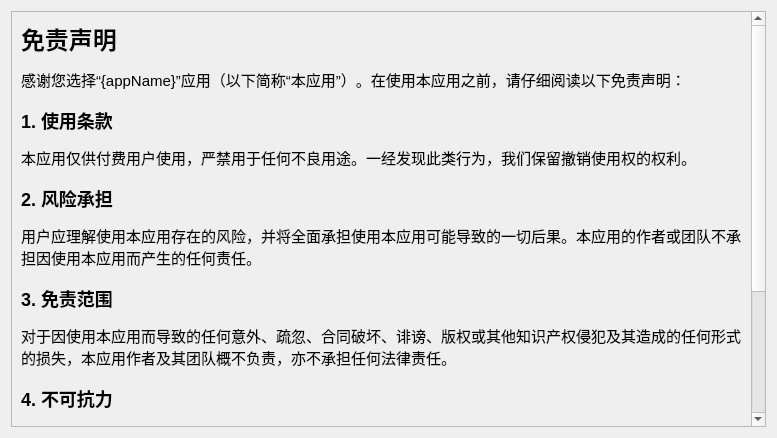
<?xml version="1.0" encoding="UTF-8"?>
<ui version="4.0">
 <class>DisclaimView</class>
 <widget class="QWidget" name="DisclaimView">
  <property name="geometry">
   <rect>
    <x>0</x>
    <y>0</y>
    <width>777</width>
    <height>438</height>
   </rect>
  </property>
  <property name="windowTitle">
   <string>关于软件-免责声明</string>
  </property>
  <layout class="QHBoxLayout" name="horizontalLayout">
   <item>
    <widget class="QScrollArea" name="scrollArea">
     <property name="widgetResizable">
      <bool>true</bool>
     </property>
     <widget class="QWidget" name="scrollAreaWidgetContents">
      <property name="geometry">
       <rect>
        <x>0</x>
        <y>0</y>
        <width>740</width>
        <height>548</height>
       </rect>
      </property>
      <layout class="QVBoxLayout" name="verticalLayout">
       <item>
        <widget class="QLabel" name="label">
         <property name="text">
          <string>&lt;html&gt;&lt;head&gt;&lt;title&gt;烤红薯 App 免责声明&lt;/title&gt;&lt;/head&gt;&lt;body&gt;&lt;h1 style=&quot; margin-top:18px; margin-bottom:12px; margin-left:0px; margin-right:0px; -qt-block-indent:0; text-indent:0px;&quot;&gt;&lt;span style=&quot; font-size:11pt; font-weight:700;&quot;&gt;免责声明&lt;/span&gt;&lt;/h1&gt;&lt;p&gt;&lt;span style=&quot; font-size:11pt;&quot;&gt;感谢您选择“{appName}”应用（以下简称“本应用”）。在使用本应用之前，请仔细阅读以下免责声明： &lt;/span&gt;&lt;/p&gt;&lt;h2 style=&quot; margin-top:16px; margin-bottom:12px; margin-left:0px; margin-right:0px; -qt-block-indent:0; text-indent:0px;&quot;&gt;&lt;span style=&quot; font-size:11pt; font-weight:700;&quot;&gt;1. 使用条款&lt;/span&gt;&lt;/h2&gt;&lt;p&gt;&lt;span style=&quot; font-size:11pt;&quot;&gt;本应用仅供付费用户使用，严禁用于任何不良用途。一经发现此类行为，我们保留撤销使用权的权利。 &lt;/span&gt;&lt;/p&gt;&lt;h2 style=&quot; margin-top:16px; margin-bottom:12px; margin-left:0px; margin-right:0px; -qt-block-indent:0; text-indent:0px;&quot;&gt;&lt;span style=&quot; font-size:11pt; font-weight:700;&quot;&gt;2. 风险承担&lt;/span&gt;&lt;/h2&gt;&lt;p&gt;&lt;span style=&quot; font-size:11pt;&quot;&gt;用户应理解使用本应用存在的风险，并将全面承担使用本应用可能导致的一切后果。本应用的作者或团队不承担因使用本应用而产生的任何责任。 &lt;/span&gt;&lt;/p&gt;&lt;h2 style=&quot; margin-top:16px; margin-bottom:12px; margin-left:0px; margin-right:0px; -qt-block-indent:0; text-indent:0px;&quot;&gt;&lt;span style=&quot; font-size:11pt; font-weight:700;&quot;&gt;3. 免责范围&lt;/span&gt;&lt;/h2&gt;&lt;p&gt;&lt;span style=&quot; font-size:11pt;&quot;&gt;对于因使用本应用而导致的任何意外、疏忽、合同破坏、诽谤、版权或其他知识产权侵犯及其造成的任何形式的损失，本应用作者及其团队概不负责，亦不承担任何法律责任。 &lt;/span&gt;&lt;/p&gt;&lt;h2 style=&quot; margin-top:16px; margin-bottom:12px; margin-left:0px; margin-right:0px; -qt-block-indent:0; text-indent:0px;&quot;&gt;&lt;span style=&quot; font-size:11pt; font-weight:700;&quot;&gt;4. 不可抗力&lt;/span&gt;&lt;/h2&gt;&lt;p&gt;&lt;span style=&quot; font-size:11pt;&quot;&gt;对于因不可抗力或不可预见的事件（包括但不限于黑客攻击、第三方服务故障、政府行为或自然灾害等）导致的服务中断或使用障碍，本应用不承担责任，但我们将尽可能地减少用户由此遭受的损失和不便。 &lt;/span&gt;&lt;/p&gt;&lt;h2 style=&quot; margin-top:16px; margin-bottom:12px; margin-left:0px; margin-right:0px; -qt-block-indent:0; text-indent:0px;&quot;&gt;&lt;span style=&quot; font-size:11pt; font-weight:700;&quot;&gt;5. 法律适用与解释&lt;/span&gt;&lt;/h2&gt;&lt;p&gt;&lt;span style=&quot; font-size:11pt;&quot;&gt;本声明及本应用的使用受中华人民共和国法律管辖。未在本声明中明确提及的问题，将依照国家相关法律法规处理。若本声明与国家法律有冲突，以国家法律为准。&lt;/span&gt;&lt;/p&gt;&lt;p&gt;&lt;span style=&quot; font-size:11pt;&quot;&gt;本声明的修改权、更新权和最终解释权归“{appName}”应用的作者或团队所有。 &lt;/span&gt;&lt;/p&gt;&lt;/body&gt;&lt;/html&gt;</string>
         </property>
         <property name="textFormat">
          <enum>Qt::MarkdownText</enum>
         </property>
         <property name="wordWrap">
          <bool>true</bool>
         </property>
        </widget>
       </item>
      </layout>
     </widget>
    </widget>
   </item>
  </layout>
 </widget>
 <resources/>
 <connections/>
</ui>
